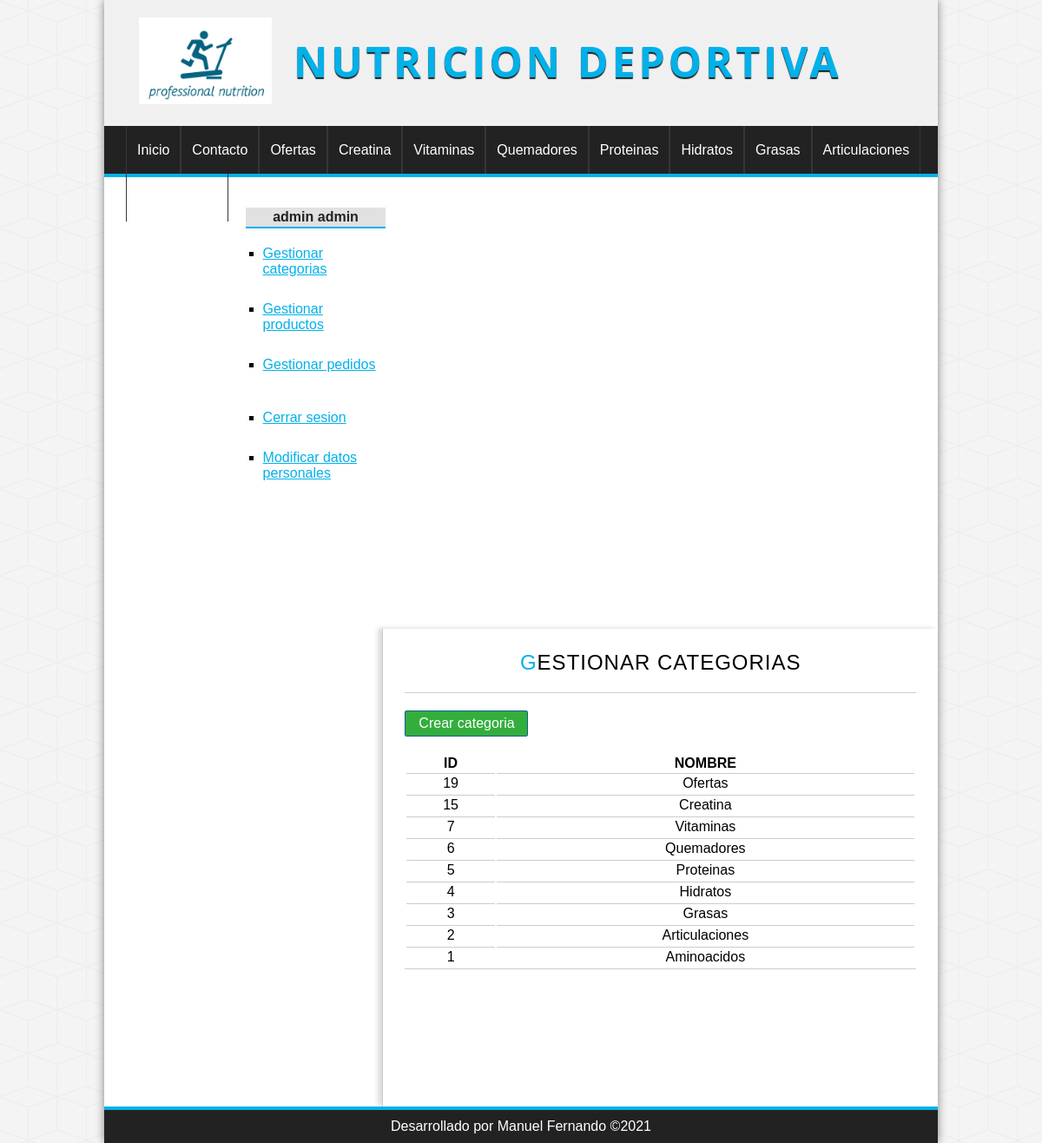
The page /categoria/index (signed in) on the database its author committed.
### tables this page shows
CREATE TABLE IF NOT EXISTS `categorias` (
  `id` int(255) NOT NULL AUTO_INCREMENT,
  `nombre` varchar(100) NOT NULL,
  PRIMARY KEY (`id`)
);

### config/db.php (called while the page is built)
<?php
 class Database {
     public static function connect(){
      try{
        $db = new mysqli('localhost', 'root', '' , 'tienda_nutricion');
        $db->query("SET NAME 'utf8'");
      }catch(Exception $e){
            die($e->getMessage());
      }
         return $db;
     }
 }
?>

### helpers/utils.php (called while the page is built, shortened)
<?php
class Utils{
    public static function showCategorias(){
        require_once 'models/categoria.php';
        $categoria = new Categoria();
        $categorias = $categoria->getAll();
        return $categorias;
    }
}
?>

### models/categoria.php (called while the page is built, shortened)
<?php
class Categoria{
    private $db;
    public function  __construct(){
        $this->db = Database::connect();
    }
    public function getAll(){
        $categorias = $this->db->query("SELECT * FROM categorias ORDER BY id DESC");
        return $categorias;
    }
}
?>

### controllers/CategoriaController.php (called while the page is built, shortened)
<?php
require_once 'models/categoria.php';
class CategoriaController{
    public function index(){
        $categoria = new Categoria();
        $categorias = $categoria->getAll();
      require_once 'views/categoria/index.php';
    }
}
?>

### views/categoria/index.php (the view)
<h1 class="form_title">G<span>ESTIONAR CATEGORIAS</span></h1>
<a href="<?=base_url?>categoria/crear" class="button button-small">Crear categoria</a>
<table>
        <tr>
            <th>ID</th>
            <th>NOMBRE</th>
        </tr>
    <?php while($cat = $categorias->fetch_object()) : ?>
        <tr>
            <td><?=$cat->id;?></td>
            <td><?=$cat->nombre;?></td>
        </tr>
    <?php endwhile; ?>
</table>

### views/layout/header.php (shortened to what this page needs)
<!DOCTYPE html>
<html lang="en">
<head>
    <link rel="stylesheet" href="<?=base_url?>assets/css/styles1.css" />
</head>
<body>
    <div id="container">
        <header id="header">
            <div id="logo">
                <img src="<?=base_url?>assets/img/logo1.jpg" alt="logo tienda" />
                <a href="<?=base_url?>">Nutricion deportiva</a>
            </div>
        </header>
        <?php $categorias = Utils::showCategorias();?>
        <nav id="menu">
            <ul>
                <li>
                    <a href="<?=base_url?>">Inicio</a>
                </li>
                <li>
                    <a href="<?=base_url?>usuario/contact">Contacto</a>
                </li>
                <?php while($cat = $categorias->fetch_object()) :?>
                <li>
                    <a href="<?=base_url?>categoria/ver&id=<?=$cat->id?>"><?=$cat->nombre?></a>
                </li>
                <?php endwhile; ?>
            </ul>
        </nav>
        <div id="content">

### assets/css/styles1.css (style rules this page uses)
* { padding: 0px; margin: 0px; font-family: sans-serif, Helvetica, Arial; }
body { background: url(../img/cubes.png); }
a { color: #01B1EA; }
table { text-align: center; width: 100%; border-bottom: 1px solid #ccc; }
td { border-top: 1px solid #ccc; padding: 2px; }
#container { width: 80%; margin: 0px auto; box-shadow: 0px 0px 10px gray; background: white; }
#header { height: 145px; background: #F0F0F0; }
#logo { padding: 20px; margin-left: 20px; float:left; }
#logo img { float:left; height: 100px; }
#logo a { float:left; font-size: 48px; letter-spacing: 4px; font-family: 'Open Sans', Helvetica, Arial; text-transform: uppercase; color: #01B1EA; font-weight: bold; text-decoration: none; margin-top: 18px; margin-left: 25px; text-shadow: 0px 2px 1px #222222; transition: all 300ms; }
#menu { clear:both; background: #222; color: white; height: 55px; border-bottom: 4px solid #01B1EA; }
#menu ul { list-style: none; text-decoration: none; margin: 0px auto; margin-left: 25px; }
#menu ul li { line-height: 55px; float:left; border-right: 1px solid #363636; }
#menu a { display: block; color: white; text-decoration: none; padding-left: 12px; padding-right: 12px; transition: all 300ms; }
#menu a:first-child { border-left: 1px solid #363636; }
#content { margin: 0px auto; overflow: hidden; background: white; }
input[type="button"], input[type="submit"], button, .button { display: block; border-radius: 2px; width: auto; padding: 5px; padding-left: 10px; padding-right: 10px; color: white; background: #2979CD; border: 1px solid #11608E; cursor:pointer; }
.button { background: #33AE3D; color: white !important; text-decoration: none; }
.button-small { width: 120px; text-align: center; margin-bottom: 20px; }
#central h1 { font-size: 24px; font-weight: normal; letter-spacing: 1px; text-align: center; border-bottom: 1px solid #ccc; margin-bottom: 20px; padding: 20px; padding-top: 0px; }
.form_title { font-weight: normal; font-family: sans-serif; color: #01B1EA; padding: 10px; }
.form_title span { color:black; }

### rows shown on the page
categorias: nombre "Ofertas", id "19"
categorias: nombre "Creatina", id "15"
categorias: nombre "Vitaminas", id "7"
categorias: nombre "Quemadores", id "6"
categorias: nombre "Proteinas", id "5"
categorias: nombre "Hidratos", id "4"
categorias: nombre "Grasas", id "3"
categorias: nombre "Articulaciones", id "2"
categorias: id "1", nombre "Aminoacidos"

### other values the page prints
$_SESSION['identity']->nombre "admin"
$_SESSION['identity']->apellidos "admin"
